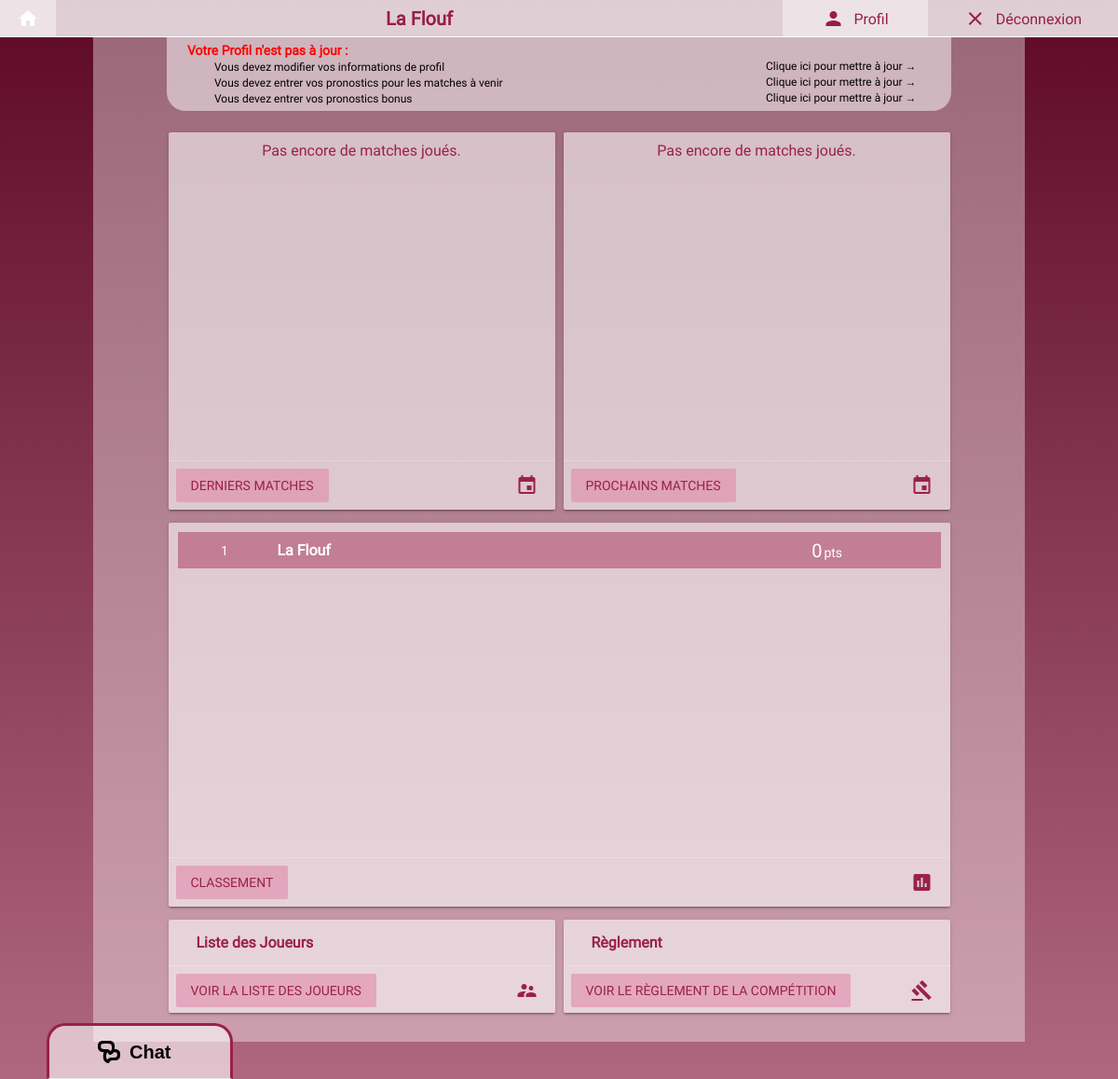
The app's page /acceuil.php (signed in) with its own data.
### tables this page shows
CREATE TABLE IF NOT EXISTS `joueurs` (
  `id_joueur` int(6) UNSIGNED NOT NULL AUTO_INCREMENT,
  `prenom` varchar(50) NOT NULL,
  `nom` varchar(50) DEFAULT NULL,
  `surnom` varchar(50) DEFAULT NULL,
  `email` varchar(50) DEFAULT NULL,
  `password` varchar(50) DEFAULT NULL,
  `image` varchar(50) DEFAULT 'images/user/default.jpg',
  `departement` int(6) DEFAULT NULL,
  `telephone` varchar(255) NOT NULL,
  `payed` tinyint(1) NOT NULL DEFAULT '0',
  `updated` tinyint(1) NOT NULL DEFAULT '0',
  `female` tinyint(1) NOT NULL DEFAULT '0',
  `modif_profil` tinyint(1) NOT NULL DEFAULT '0',
  `modif_match` tinyint(1) NOT NULL DEFAULT '0',
  `modif_bonus` tinyint(1) NOT NULL DEFAULT '0',
  `description` varchar(4024) DEFAULT NULL,
  `equipe` int(11) DEFAULT NULL,
  `oauth` enum('Yes','No') NOT NULL DEFAULT 'No',
  `status` enum('active','inactive') NOT NULL DEFAULT 'active',
  PRIMARY KEY (`id_joueur`)
);

CREATE TABLE IF NOT EXISTS `classements` (
  `type` varchar(50) NOT NULL,
  `owner_id` int(11) NOT NULL,
  `points` int(11) NOT NULL DEFAULT 0,
  `bonus` int(11) NOT NULL DEFAULT 0,
  `nb_perf` int(11) NOT NULL DEFAULT 0,
  `nb_correct_plus` int(11) NOT NULL DEFAULT 0,
  `nb_correct` int(11) NOT NULL DEFAULT 0,
  `nb_inverse` int(11) NOT NULL DEFAULT 0,
  `nb_echec` int(11) NOT NULL DEFAULT 0,
  `rang` int(11) NOT NULL DEFAULT 1
);

### functions.php (called while the page is built, shortened)
<?php
function utf8_encode_function($str)
{
    return utf8_encode($str);
    return ($str);
}
?>

### include/viewHomeClassementGeneral.php (the view, shortened to what this page needs)
<?php
	require_once 'config.php';
	require_once 'functions.php';
	echo '<table style="
    border-collapse: collapse;
    width: 100%;">';
	$qry = "SELECT *,
	equipe_winner.logo as logo
	from joueurs
	LEFT JOIN classements ON classements.owner_id = joueurs.id_joueur AND type = 'general'
	LEFT JOIN equipes equipe_winner ON equipe_winner.id_equipe = joueurs.equipe
	ORDER BY rang, nb_perf DESC, nb_correct_plus DESC, nb_correct DESC, nb_inverse DESC, surnom;";
	$result = mysqli_query($con, $qry);
	$i = 0;
	while ($row = mysqli_fetch_array($result ))
	{
		$i++;
		$rang = $row["rang"];
		$surnom = utf8_encode_function($row["surnom"]);
		$id_joueur = $row["id_joueur"];
		$points = $row["points"];
	if ($i% 2 == 0) {
		echo '	<tr class="backgroundTab1">';
	}
	else {
		echo '	<tr class="backgroundTab2">';
	}
	echo '<td class="homeClassementRang">';
			echo '<div>';
				echo $rang;
			echo '</div>';
		echo '</td>';
		echo '<td class="homeClassementSurnom">';
			echo '<div id="lienSurnom', $id_joueur,'" class="surnomClassementDiv clickJoueur">';
			echo $surnom;
			echo '</div>';
		echo '</td>';
		echo '<td class="homeClassementPoint">';
		echo $points;
		echo '<span style="padding-left: 2px;" class="petitPoint">pts</span>';
		echo '</td>';
echo '	</tr>';
	}
echo '</table>';
?>

### include/updateProfil.php (shortened to what this page needs)
<?php
	$id=(isset($_SESSION['id']))?(int) $_SESSION['id']:0;
	require_once 'config.php';
	require_once 'functions.php';
	$qry = "SELECT * FROM joueurs WHERE id_joueur=".$id.";";
	$result = mysqli_query($con, $qry);
	while ($row = mysqli_fetch_array($result ))
	{
		$modif_profil = intval($row["modif_profil"]);
		$modif_match = intval($row["modif_match"]);
		$modif_bonus = intval($row["modif_bonus"]);
		if ($modif_bonus == 1 && $modif_match == 1 && $modif_profil == 1)
		{
			echo "<div class='etatProfilGreen' id='add_valideDemand'>
						Votre Profil est à jour.
					</div>";
		}
		else
		{
			echo "<div class='etatProfilRed' id='add_errDemand'>
					<table style='border-collapse: collapse;'>
						<tr>
							<td>
								<span rowspan='2' class='titreUpdateRed'>Votre Profil n'est pas à jour :</span>
							</td>
						</tr>
					";
			if ($modif_profil == 0)
			{
				echo "	<tr>
							<td class='sousTitreUpdateRed'>
								<span >Vous devez modifier vos informations de profil </span>
							</td>
							<td class='detailTitreUpdateRed'>
								<span class='detailTitreUpdateRedSpan' id='modifProfilDetails'> Clique ici pour mettre à jour &rarr; </span>
							</td>
						</tr>
						";
			}
			if ($modif_match == 0)
			{
				echo "	<tr>
							<td class='sousTitreUpdateRed'>
								<span >Vous devez entrer vos pronostics pour les matches à venir </span>
							</td>
							<td class='detailTitreUpdateRed'>
								<span class='detailTitreUpdateRedSpan' id='modifMatchDetails'> Clique ici pour mettre à jour &rarr; </span>
							</td>
						</tr>
						";
			}
			if ($modif_bonus == 0)
			{
				echo "	<tr>
							<td class='sousTitreUpdateRed'>
								<span >Vous devez entrer vos pronostics bonus </span>
							</td>
							<td class='detailTitreUpdateRed'>
								<span class='detailTitreUpdateRedSpan' id='modifBonusDetails'> Clique ici pour mettre à jour &rarr; </span>
							</td>
						</tr>
						";
			}
			echo "</table>
				</div>";
		}
	}
?>

### css/style.css (style rules this page uses)
body { color: black; background: -webkit-gradient(linear, left top, left bottom, from(#5e0925), to(#af6780)) fixed; background-repeat: no-repeat; margin: 0px; height: 100%; font-family: Roboto; }
table { font-family: 'Roboto'; }
.surnomClassementDiv { cursor: pointer; word-break: break-word; color: #FFF; cursor: pointer; }
.homeClassementPoint { text-align: center; font-size: 20px; color: #FFF; }
.homeClassementSurnom { padding-left: 10px; font-size: 16px; font-weight: bold; padding-top: 10px; padding-bottom: 10px; }
.homeClassementRang { padding-left: 5px; color: #FFF; font-size: 14px; text-align: center; }
.backgroundTab2 { background: #c27e94 }
.detailTitreUpdateRedSpan { font-size: 12px; cursor: pointer; }
.sousTitreUpdateRed { padding-left: 30px; font-size: 12px; width: 590px; }
.titreUpdateRed { color: red; font-weight: bold; font-size: 14px; }
.etatProfilRed { padding: 5px 21px; margin: auto; margin-bottom: 20px; background: #ffffff82; width: 800px; border-radius: 0px 0px 20px 20px; }
.petitPoint { font-size: 14px; padding-left: 4px; }

### records on screen
joueurs: shows "Votre Profil n'est pas à jour :", shows "Vous devez modifier vos informations de profil", modif_bonus "Clique ici pour mettre à jour →", shows "Vous devez entrer vos pronostics pour les matches à venir"
classements: rang "1", owner.surnom "La Flouf", points "0"

### other values on screen
$pseudo "La Flouf"
